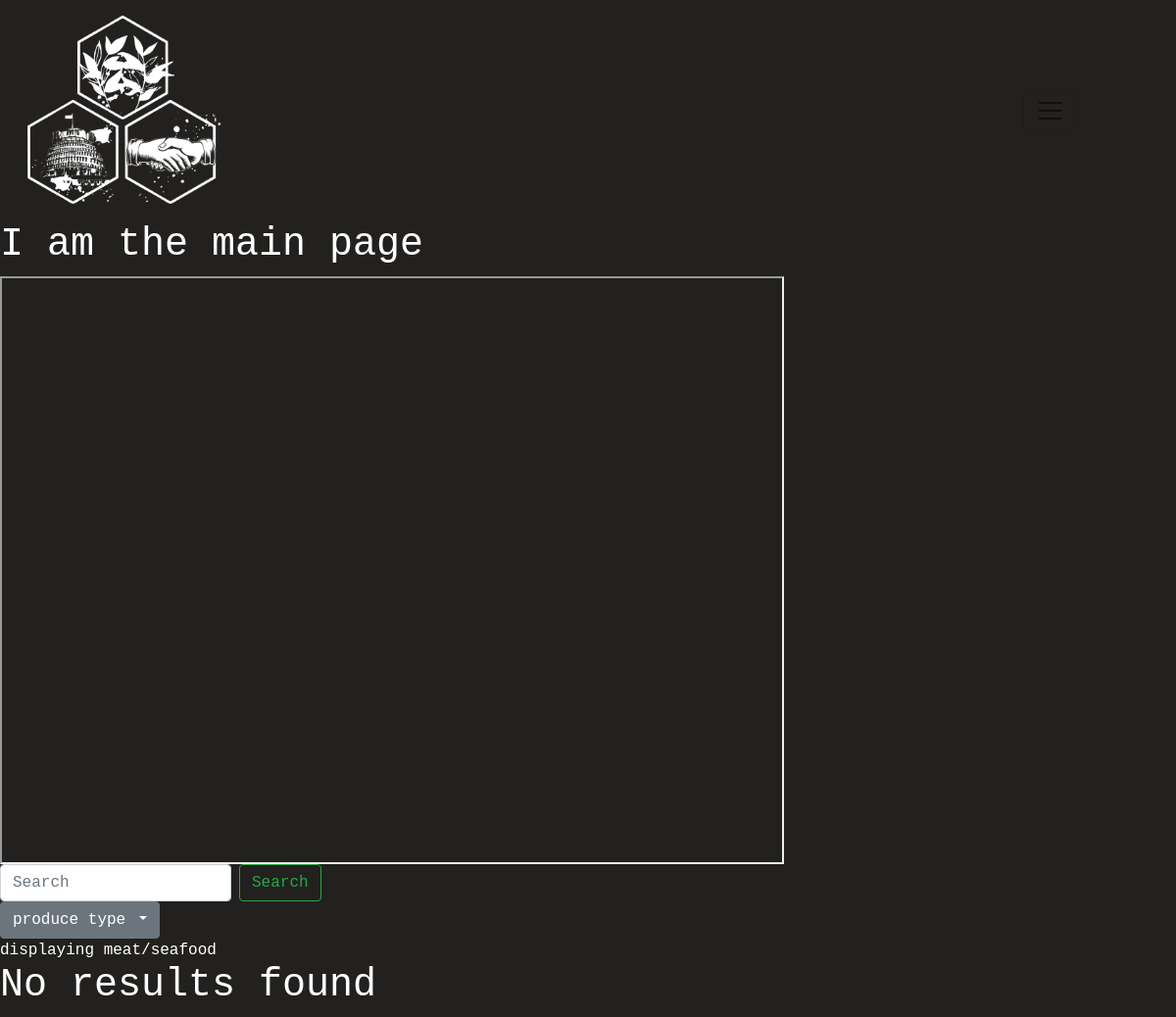
Page /index.php?page=barcodereader on the earlier database version.
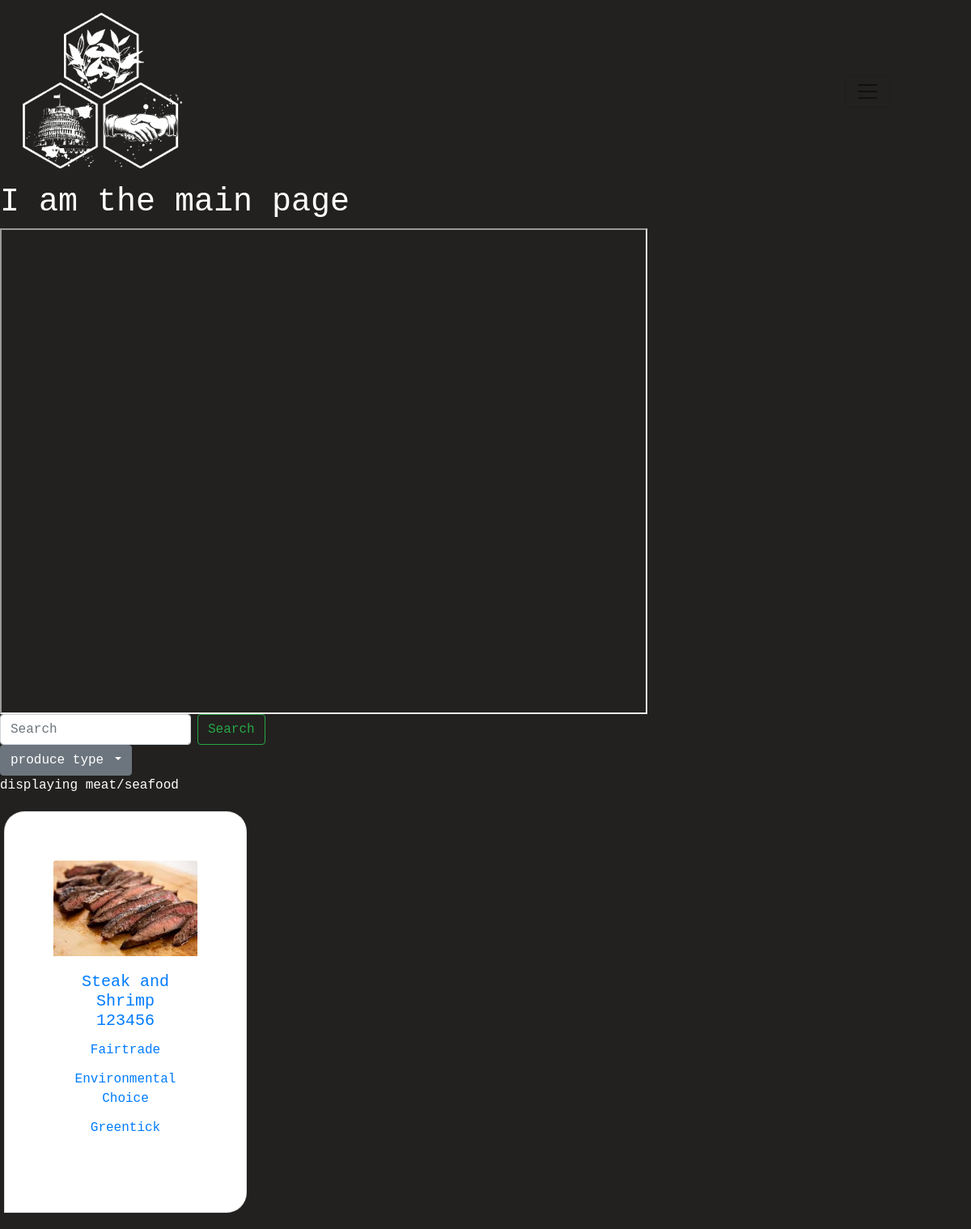
Same page on the later database version.
### tables this page shows
CREATE TABLE `products` (
  `productID` int(5) NOT NULL,
  `productbarcode` int(5) NOT NULL,
  `productname` varchar(30) NOT NULL,
  `image` varchar(20) NOT NULL,
  `typeID` int(11) NOT NULL
);

CREATE TABLE `productcert` (
  `ID` int(11) NOT NULL,
  `productID` int(10) NOT NULL,
  `certID` int(10) NOT NULL
);

CREATE TABLE `cert` (
  `certID` int(2) NOT NULL,
  `certname` varchar(30) NOT NULL,
  `logo` varchar(20) NOT NULL,
  `about` varchar(300) NOT NULL
);

### display.php (the view, shortened to what this page needs)
<form class="form-inline my-2 my-lg-0"  method="POST" action="index.php?page=searchresults">
  <div class="form-group">
  <input class="form-control mr-sm-2" type="search" name='search' placeholder="Search" aria-label="Search">
  <button class="btn btn-outline-success my-2 my-sm-0" type="submit">Search</button>
</div>
</form>
<div class="dropdown">
  <button class="btn btn-secondary dropdown-toggle" type="button" id="dropdownMenuButton" data-toggle="dropdown" aria-haspopup="true" aria-expanded="false">
    produce type
  </button>
    <?php
    $type_sql = "SELECT * FROM type";
    $type_qry = mysqli_query($dbconnect, $type_sql);
    $type_aa = mysqli_fetch_assoc($type_qry);
    do {
    $type_name = $type_aa['typename'];?>
  <?php } while($type_aa = mysqli_fetch_assoc($type_qry));?>
</div>
<div class="display">
  <?php
  if (isset($_GET['type_name'])) {
    $type_name = $_GET['type_name'];
  } else {
    $type_name = 'meat/seafood';
  }
echo "displaying $type_name";
  $result_sql = "SELECT * FROM products JOIN type ON type.typeID = products.typeID WHERE typename = '$type_name'";
    $result_qry = mysqli_query($dbconnect, $result_sql);
    if(mysqli_num_rows($result_qry)==0) {
        echo "<h1>No results found</h1>";
      } else {
        $result_aa = mysqli_fetch_assoc($result_qry);
  ?>
  <div class="row">
  <?php
        do {
          $productID = $result_aa["productID"];
          $name = $result_aa['productname'];
          $barcode = $result_aa['productbarcode'];
          ?>
          <div class="card col-3" style="color:black;">
            <a href="index.php?page=productpage&productID=<?php echo "$productID"; ?>">
            <img class="card-img-top" src="uploads/<?php echo $name; ?>.jpg" alt="<?php echo $name; ?>.jpg">
            <div class="card-body">
              <h5 class="card-title"><?php echo "$name $barcode"; ?></h5>
              <?php
              $cert_sql = "SELECT * FROM productcert JOIN products ON products.productID=productcert.productID JOIN cert ON cert.certID=productcert.certID WHERE products.productID LIKE '$productID';";
              $cert_qry = mysqli_query($dbconnect, $cert_sql);
              if(mysqli_num_rows($cert_qry)==0) {
                  echo "<p>No certificates found</p>";
                } else {
              $cert_aa = mysqli_fetch_assoc($cert_qry);
              do {
              $cert = $cert_aa['certname'];?>
              <p class="card-title"><?php echo "$cert";?></p>
            <?php } while($cert_aa = mysqli_fetch_assoc($cert_qry));
          }
        ?>
            </div>
            </a>
          </div>
        <?php
          } while ($result_aa = mysqli_fetch_assoc($result_qry));
  ?></div><?php
    }
   ?>
</div>

Differences in the rows shown:
now on this page (row edited): products: productname (picture), productname "Steak and Shrimp", productbarcode "123456"
now on this page (row unchanged): productcert: certID.certname "Fairtrade"
now on this page (row unchanged): productcert: certID.certname "Environmental Choice"
now on this page (row unchanged): productcert: certID.certname "Greentick"
Other differences:
text no longer shown: "No results found"
